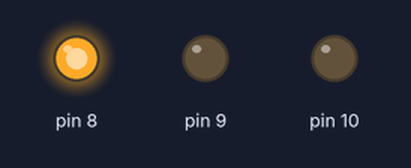
The sketch below on a simulated Arduino Uno, built with avr-gcc and run on an emulated ATmega328P. Parts: output pins drawn as LEDs (lit = HIGH).

Above: at 1.5 s.
At 3.5 s:
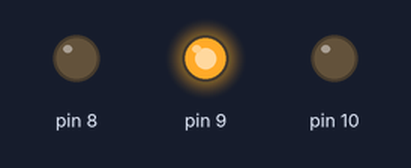
At 5.5 s:
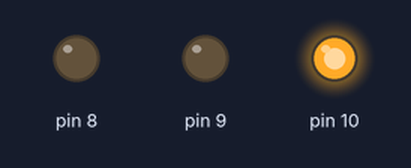
Timing chart, 0 to 10.4 s (numbered marks = the images above):
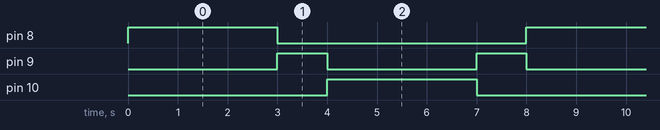

Measured:
- by itself, pin 8, pin 10: alternates HIGH for 3.0 s and LOW for 5.0 s
- by itself, pin 9: alternates HIGH for 1.0 s and LOW for 3.0 s
- by itself, everything shown: repeats every 8.0 s, in 5 steps

The sketch:

Traffic_Light.ino
```cpp
void setup() {            //At this part, we're describing pins.
  pinMode(8, OUTPUT);
  pinMode(9, OUTPUT);
  pinMode(10, OUTPUT);

}

void loop() {
  digitalWrite(8, HIGH); //At here, we give energy to pin.
  delay(3000);           //At here, it is waiting for 3000 ms.
  digitalWrite(8, LOW);  //At here, we cut energy from pin.
  digitalWrite(9, HIGH);
  delay(1000);
  digitalWrite(9, LOW);
  digitalWrite(10, HIGH);
  delay(3000);
  digitalWrite(10, LOW);
  digitalWrite(9, HIGH);
  delay(1000);
  digitalWrite(9, LOW);

}
```
